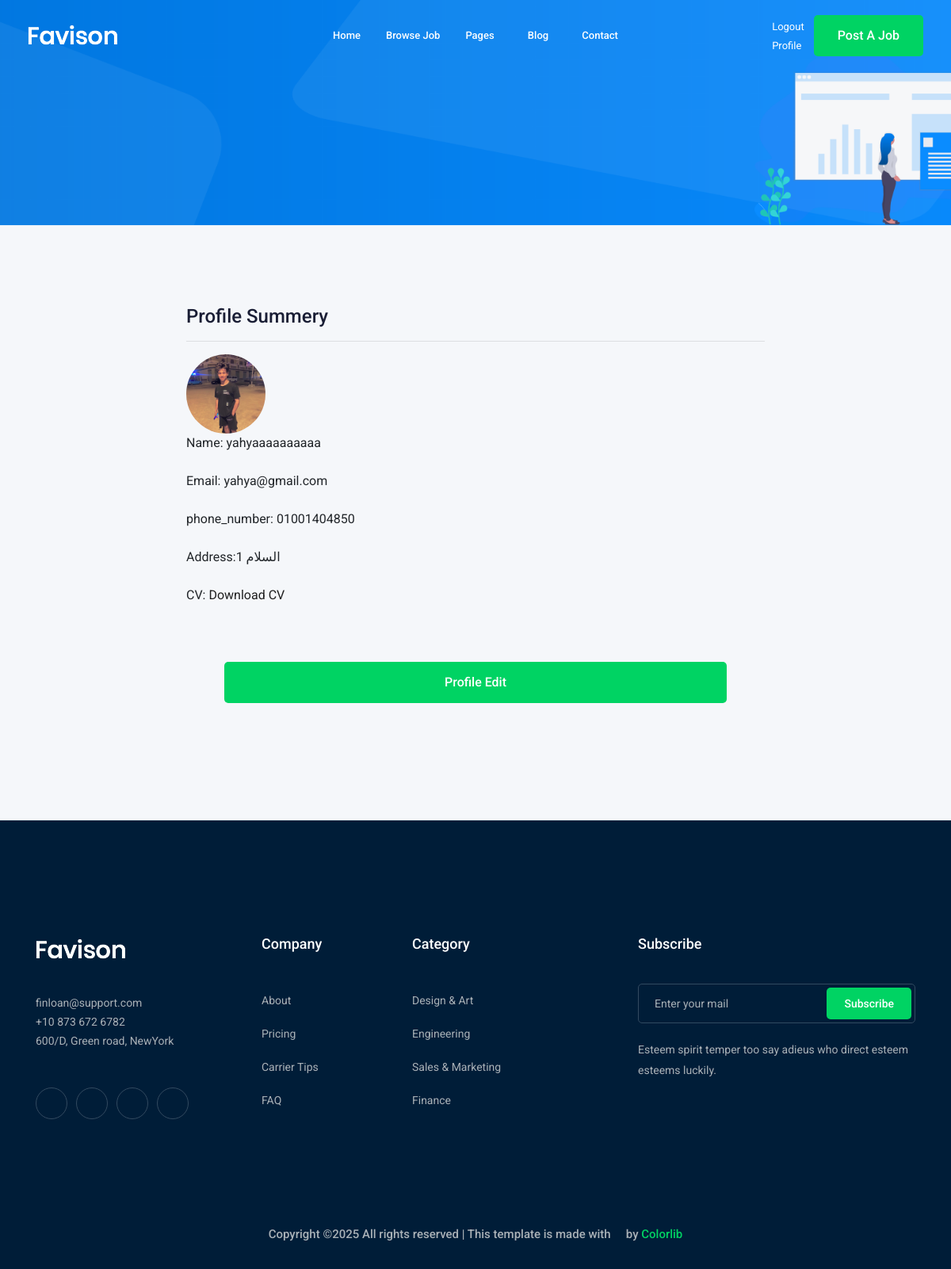
/accounts/profile/ (signed in), run on the app's committed database.
### accounts/models.py (models this page shows, shortened)
class Profile(models.Model):
    user = models.OneToOneField(User, on_delete=models.CASCADE)
    city = models.ForeignKey('City', related_name='user_city', on_delete=models.CASCADE, blank=True, null=True)
    phone_number = models.CharField(max_length=15, blank=True, null=True)
    image = models.ImageField(upload_to='profile/', blank=True, null=True)
    cv = models.FileField(
        upload_to='applications/cvs/',
        verbose_name="CV/Resume",
        help_text="Upload your CV or resume in PDF or DOCX format.",
        validators=[FileExtensionValidator(allowed_extensions=['pdf', 'docx'])],
        blank=True,  # Allow blank values in forms
        null=True    # Allow null values in the database
    )
    def __str__(self):
        return str(self.user)

class City(models.Model):
    name=models.CharField(max_length=30)
    def __str__(self):
           return (self.name)

### accounts/views.py (the view)
# urls.py: path('profile/',views.profile,name='profile'),
@login_required  # Ensures only authenticated users can access this view
def profile(request):
    profile, created = Profile.objects.get_or_create(user=request.user)
    return render(request, 'accounts/profile.html', {'profile': profile})

### accounts/templates/accounts/profile.html (shortened to what this page needs)
{% extends 'base.html' %}
{% load static %}
{% load bootstrap4 %}
{% block body%}
    <div class="bradcam_area bradcam_bg_1">
        <div class="container">
            <div class="row">
                <div class="col-xl-12">
                </div>
            </div>
        </div>
    </div>
    <div class="job_details_area">
        <div class="container">
            <div class="row">
                <div class="col-lg-8 mx-auto">
                    <div class="Profile_sumary">
                        <div class="summery_header">
                            <h3>Profile Summery</h3>
                            <hr>
                        </div>
                        <div class="job_content">
                            <div>
                                {% if profile.image %}
                                <img src="{{ profile.image.url }}" alt="{{ profile.user.username }}'s Profile Picture"
                                     class="profile-image" style="width: 100px; height: 100px; border-radius: 50%; object-fit: cover;">
                                {% else %}
                                <img style="height: 120px; width: 120px;" src="{% static 'dist/img/photo1.png' %}" alt="" class="img-circle img-fluid">
                                {% endif %}
                            </div>
                            <ul>
                                <li>Name: <span>{{profile}}</span></li>
                                <br>
                                <li>Email: <span>{{profile.user.email}}</span></li>
                                <br>
                                <li>phone_number: <span>{{profile.phone_number}}</span></li>
                                <br>
                                <li>Address:<span>{{profile.city}}</span></li>
                                <br>
                                <li>CV:
                                    <span>
                                        {% if profile.cv %}
                                            <a href="{{ profile.cv.url }}" target="_blank">Download CV</a>
                                        {% else %}
                                            No CV uploaded
                                        {% endif %}
                                    </span>
                                </li>
                                <br>
                            </ul>
                        </div>
                        <div class="p-5">
                            <a class="boxed-btn3 w-100" href="{% url 'accounts:profile_edit' %}">Profile Edit</a>
                    </div>
                    </div>
                </div>
            </div>
        </div>
    </div>
{% endblock body %}

### data on the page
Profile: image (picture), user.username "yahyaaaaaaaaaa", user.email "yahya@gmail.com", phone_number "01001404850", city "السلام 1"
